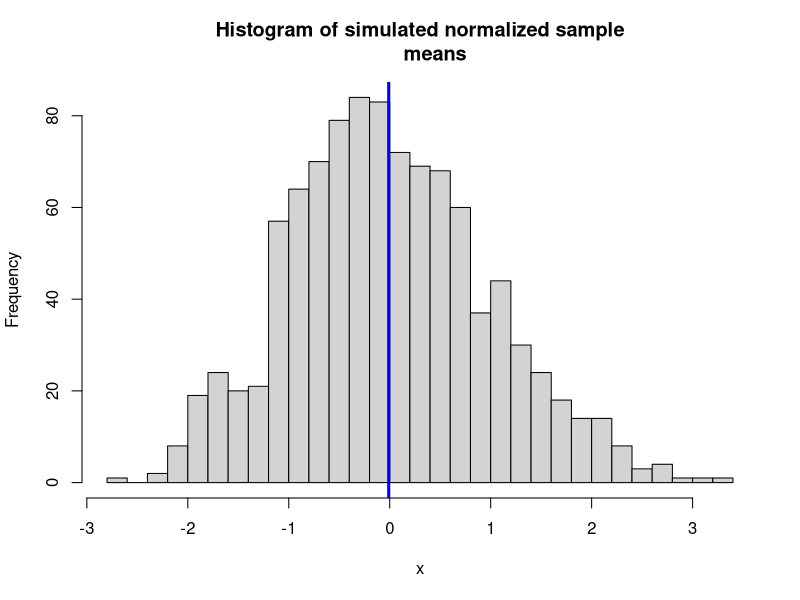
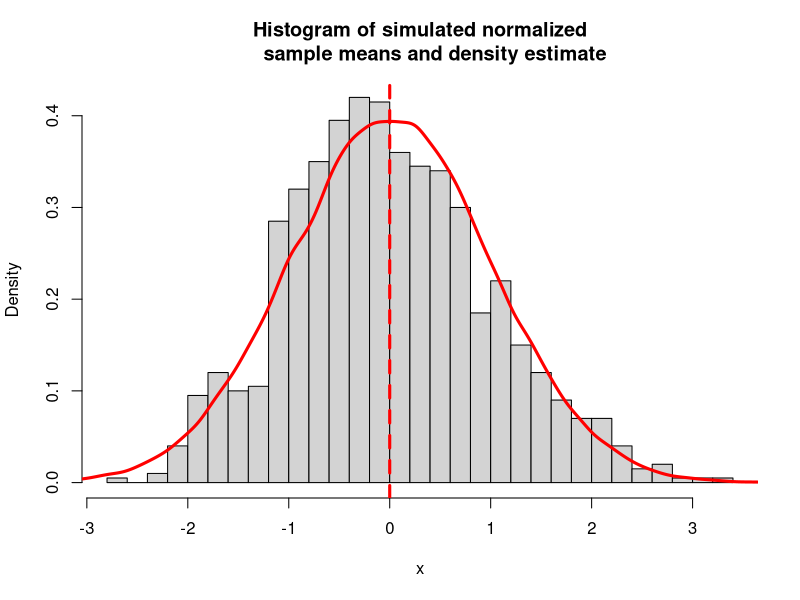
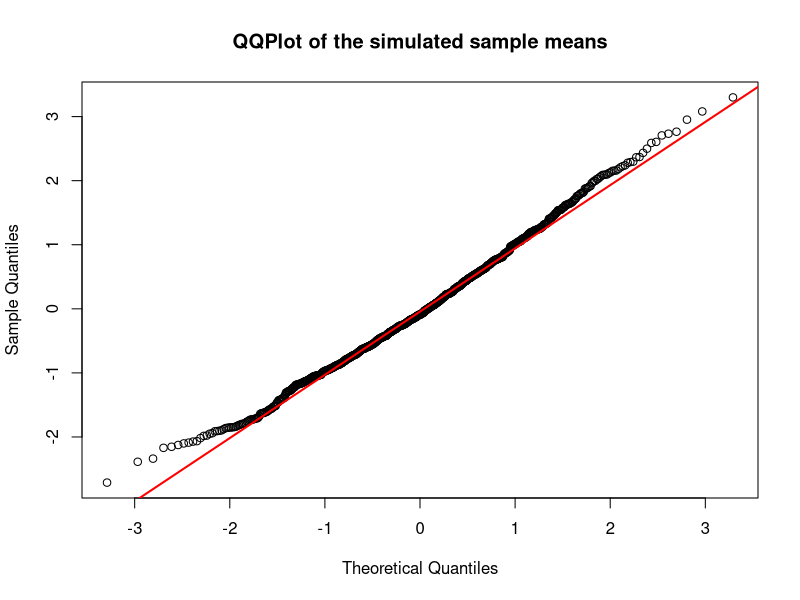

Write the R code that produced these figures, in order.
# Variables definition

rate <- 1/5
x_rmean <- 1/rate
x_rsd <- 1/rate
nosim <- 1000
size_samp <- 40

# One thousand samples of 40 random values each, are extracted from
# a exponential distribution. For each sample, its mean is
# calculated. With the resulting one thousand means, a histogram
# is plotted.

mfunc <- function(x, n) sqrt(n) * (mean(x) - x_rmean) / x_rsd
x = apply(
        matrix(
            rexp(nosim * size_samp,rate)
            ,nosim
        )
        , 1, mfunc, size_samp
    )

# We calculate the variance of the sample mean distribution:
x_mu <- mean(x)
x_mu
x_std <- sd(x)
var_x <- (x_std)^2
var_x

# Histogram with frequencies.
hist(x,breaks=40,main="Histogram of simulated normalized sample
     means")
abline(v=x_mu,col="blue",lty=1,lwd=3)
# Histogram with densities.
hist(x,breaks=40,prob=T,main="Histogram of simulated normalized
     sample means and density estimate")
lines(density(rnorm(100000,0,1)),col="red",lwd=3)
abline(v=0,col="red",lty=2,lwd=3)

# QQplot of the simulated sample means.
qqnorm(x,main="QQPlot of the simulated sample means")
qqline(x,col="red",lwd=2)
